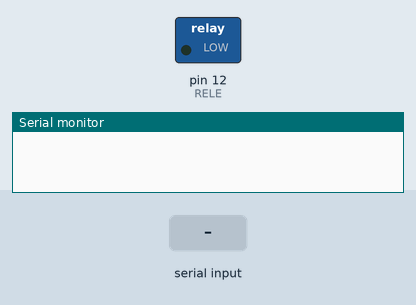
The sketch below on a simulated Arduino Uno, built with avr-gcc and run on an emulated ATmega328P. Parts: switched loads named in the sketch (green lamp = pin HIGH), the last lines printed to the serial monitor. Inputs (shaded band) come from the test bench.

Above: at 1.2 s.
1.3 s: "5\n" received over Serial
At 1.9 s:
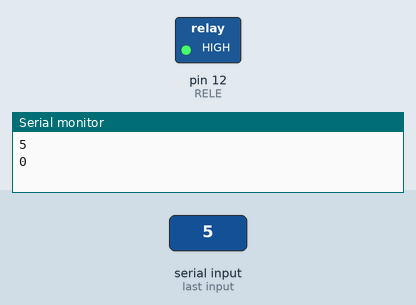
Timing chart, 0 to 14.8 s (numbered marks = the images above; inputs shaded):
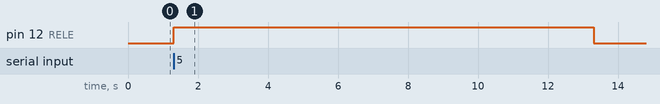

The sketch:

Elevador.ino
```cpp
#define RELE 12
int elevator;
int currentFloor = 0;
String floorr;
int tempo;

void setup() {
  pinMode(RELE, OUTPUT);
  Serial.begin(9600);
}

void loop() {
  // int leitura = analogRead(RELE);
  // float volt = (leitura*5.0)/1024;
  if(Serial.available() > 0){

    floorr = Serial.readStringUntil('\n');
    Serial.println(floorr);
    if(floorr.toInt() != currentFloor && floorr.toInt() <=10 && floorr.toInt() >= 0){
      if(floorr.toInt() > currentFloor){
        for(int i= currentFloor; i <= floorr.toInt();i++){
          Serial.println(i);
          digitalWrite(RELE, 1);
          delay(2000);
        }
      }
      else{
        for(int i= currentFloor; i >= floorr.toInt();i--){
          Serial.println(i);
          digitalWrite(RELE, 1);
          delay(2000);
        }
      }
      currentFloor = floorr.toInt();
      digitalWrite(RELE, 0);

      Serial.print("Você esta no andar: ");
      Serial.println(currentFloor);
    }
    else{
    Serial.println("NÃO TEM ESSE ANDAR CABEÇÃO");
    }
  }
} 
```

Measured:
- after the input at 1.3 s, pin 12 (RELE): LOW → HIGH at once, → LOW 12.0 s later
